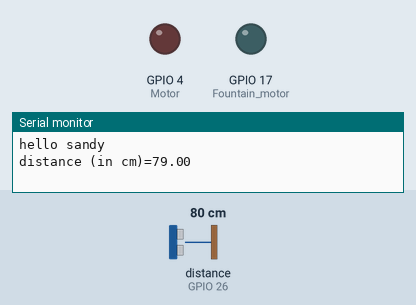
This sketch was run on a simulated ESP32. Parts: output pins drawn as LEDs (lit = HIGH), the last lines printed to the serial monitor. Wiring (from diagram.json): ultrasonic range finder: trigger GPIO 27; echo GPIO 26. The test bench sets the inputs (shaded band); at power-on: distance to the obstacle (sensor on GPIO 26) 80 cm. The echo pulse lasts 58.3 µs per cm; WiFi joins after 1.5 s; servers stay silent unless stated; pins used as bus, display or sensor lines are not drawn.

Above: at 3.0 s.
3.1 s: distance to the obstacle (sensor on GPIO 26) set to 12 cm
7.0 s: distance to the obstacle (sensor on GPIO 26) set to 9 cm
At 11.1 s:
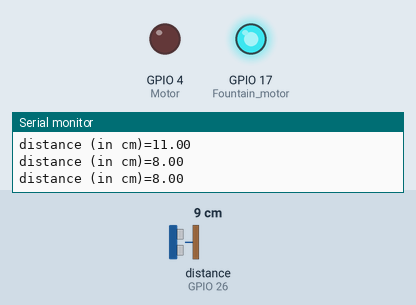
11.4 s: distance to the obstacle (sensor on GPIO 26) set to 18 cm
At 14.9 s:
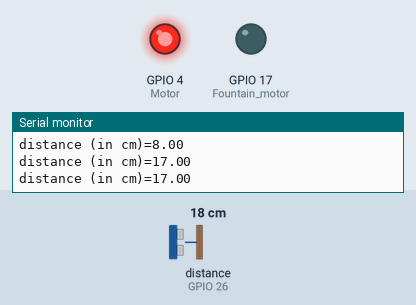
15.4 s: distance to the obstacle (sensor on GPIO 26) set to 2 cm
At 18.6 s:
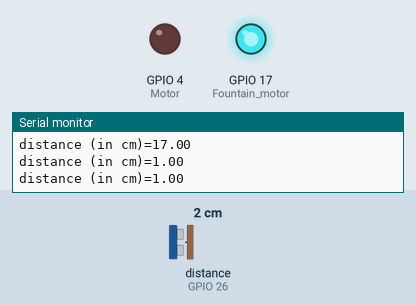
Timing chart, 0 to 20.1 s (numbered marks = the images above; inputs shaded):
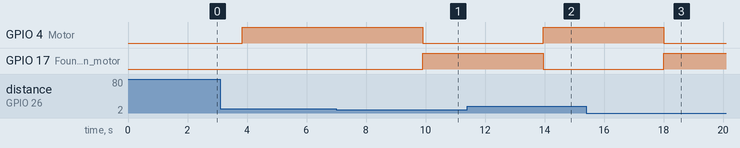

The sketch:

sketch.ino
```cpp
//You can simulate this code using wokwi
//diagram.json &libraries.txt attached in same folder
//LINK----https://wokwi.com/projects/379902997023813633
//For more IOT projects

//replace with your Blynk credentials
#define BLYNK_TEMPLATE_ID "TMPL3-VBCPY"
#define BLYNK_TEMPLATE_NAME "water fountain"
#define BLYNK_AUTH_TOKEN "88q5QUnUB7tqWGrbsLJgcfrIsAqleTnF"

#define BLYNK_PRINT Serial
#include <WiFi.h>
#include <WiFiClient.h>
#include <BlynkSimpleEsp32.h>


//Your wifi credentials
char ssid[] = "Wokwi-GUEST";
char pass[] = "";

BlynkTimer timer;

// This function is called every time the Virtual Pin 0 state changes
BLYNK_WRITE(V0)
{
  // Set incoming value from pin V0 to a variable
  int value = param.asInt();

  // Update state
  Blynk.virtualWrite(V1, value);
}

// This function is called every time the device is connected to the Blynk.Cloud
BLYNK_CONNECTED()
{
  // Change Web Link Button message to "Congratulations!"
  Blynk.setProperty(V3, "offImageUrl", "https://static-image.nyc3.cdn.digitaloceanspaces.com/general/fte/congratulations.png");
  Blynk.setProperty(V3, "onImageUrl",  "https://static-image.nyc3.cdn.digitaloceanspaces.com/general/fte/congratulations_pressed.png");
  Blynk.setProperty(V3, "url", "https://docs.blynk.io/en/getting-started/what-do-i-need-to-blynk/how-quickstart-device-was-made");
}

// This function sends Arduino's uptime every second to Virtual Pin 2.
void myTimerEvent()
{
  // You can send any value at any time.
  // Please don't send more that 10 values per second.
  Blynk.virtualWrite(V2, millis() / 1000);
}
#define Fountain_motor 17
#define Motor 4
#define trigerpin1 27
#define echopin1 26
float a;
int san();

void setup(){
  Serial.begin(9600);
  Blynk.begin(BLYNK_AUTH_TOKEN, ssid, pass);
  pinMode(trigerpin1, OUTPUT);
  pinMode(echopin1, INPUT);
  pinMode(Fountain_motor, OUTPUT);
  pinMode(Motor, OUTPUT);
  //used to measure duration of clock pulses


  Serial.println("hello sandy");
}

void loop(){
  a=san(trigerpin1,echopin1);
  Serial.print("distance (in cm)=");
  Serial.println(a);
  Blynk.virtualWrite(V0, a);
  delay(2000);
  //To show water level of the fountain
  Blynk.virtualWrite(V3, 4);
  if(a>10&&a<30){
    Blynk.virtualWrite(V3, 3);
  }else if(a>30&&a<50){
    Blynk.virtualWrite(V3, 2);
  }else if(a>50&&a<70){
    Blynk.virtualWrite(V3, 1);
  }else if(a>70){
    Blynk.virtualWrite(V3, 0);
  }
  //To turn on and of the fountain automatically
  if(a<10){
    digitalWrite(Fountain_motor, HIGH);
    digitalWrite(Motor, LOW);
    Blynk.virtualWrite(V1, 1);//foun
    Blynk.virtualWrite(V2, 0);
    Blynk.virtualWrite(V4, "Fountain Pump ON");
  }
  else{
    digitalWrite(Motor, HIGH);
    digitalWrite(Fountain_motor, LOW);
    Blynk.virtualWrite(V1, 0);//foun
    Blynk.virtualWrite(V2, 1);
    Blynk.virtualWrite(V4, "Filling Reservoir");

  }
}
//To read distance value from Ultrasonic sensor
int san(int trigerpin, int echopin){
    float distance, duration;
    digitalWrite(trigerpin, LOW);
    delay(2);
    digitalWrite(trigerpin, HIGH);
    delay(10);
    digitalWrite(trigerpin, LOW);
    duration=pulseIn(echopin,HIGH);
    distance=duration/2*0.034;
    //Serial.print("distance (in cm)=");
    //Serial.println(distance);
    delay(10);
    return distance;
  }
```

Measured:
- the behaviour switches between 11 and 10 cm on distance to the obstacle (sensor on GPIO 26) (found by bisection; images 0 and 1)
- after the input at 7.0 s, GPIO 4 (Motor): HIGH → LOW after 2.9 s; GPIO 17 (Fountain_motor): LOW → HIGH after 2.9 s
- after the input at 11.4 s, GPIO 4 (Motor): LOW → HIGH after 2.6 s; GPIO 17 (Fountain_motor): HIGH → LOW after 2.6 s
- after the input at 15.4 s, GPIO 4 (Motor): HIGH → LOW after 2.6 s; GPIO 17 (Fountain_motor): LOW → HIGH after 2.6 s
